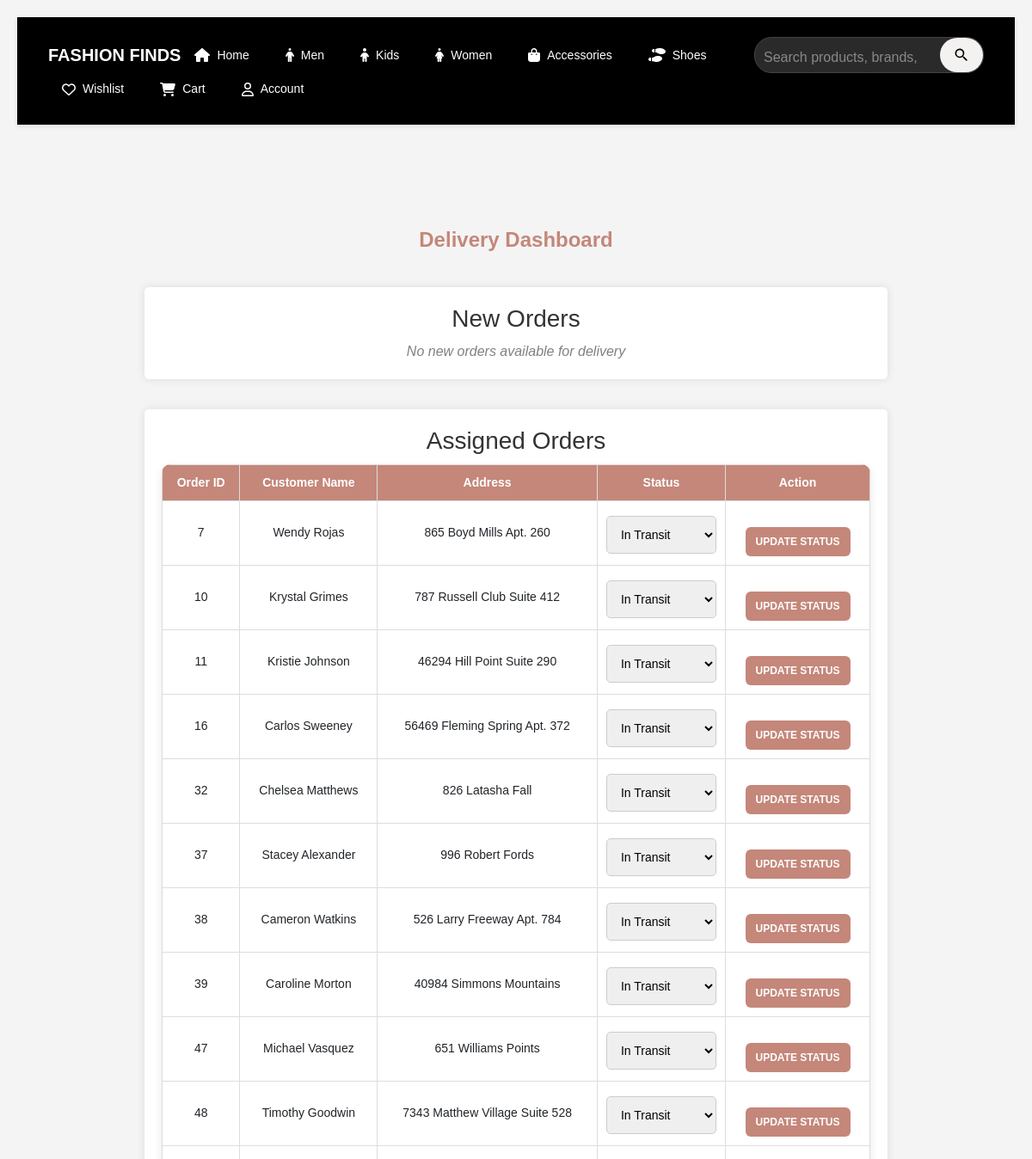
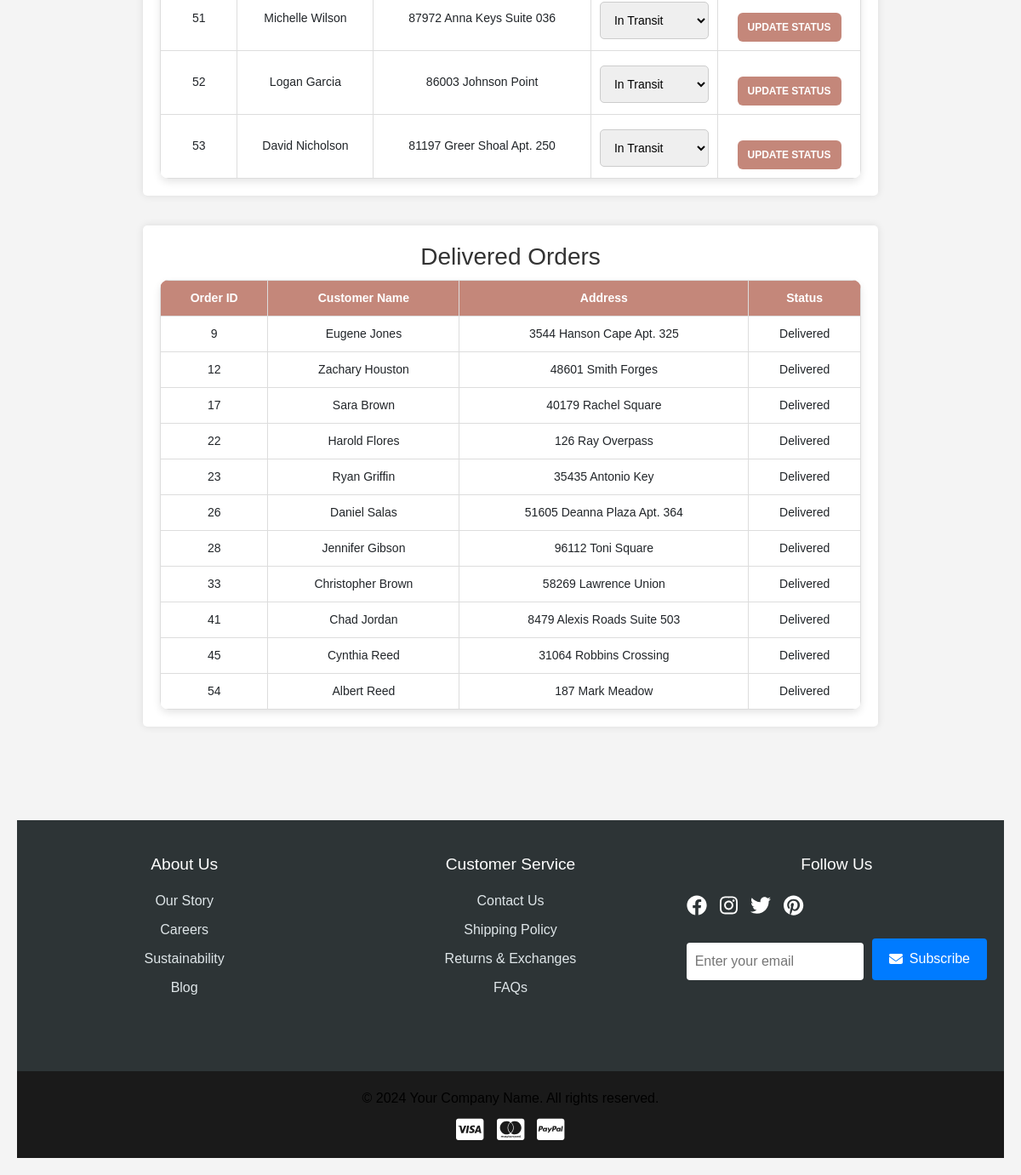
The page /delivery/dashboard (signed in) on the database its author committed (2 pictures, top to bottom).
### app/models.py (models this page shows, shortened)
class Order(db.Model):
    __tablename__ = 'orders'
    id = db.Column(db.Integer, primary_key=True)
    user_id = db.Column(db.Integer, db.ForeignKey('users.id'), nullable=False)
    total_price = db.Column(db.Float, nullable=False)
    status = db.Column(db.String(50), nullable=False, default="Pending")  # ('Pending', 'Shipped', 'Delivered', 'Cancelled')
    order_date = db.Column(db.DateTime, nullable=False, default=lambda: datetime.now(timezone.utc))
    delivery_date = db.Column(db.DateTime, nullable=True)
    order_items = db.relationship('OrderItem', backref='order', lazy=True, cascade="all, delete-orphan")
    delivery_person_id = db.Column(db.Integer, db.ForeignKey('users.id'), nullable=True)
    customer_name = db.Column(db.String(100), nullable=False)
    address_line_1 = db.Column(db.String(100), nullable=False)
    state = db.Column(db.String(100), nullable=False)
    city = db.Column(db.String(100), nullable=False)
    pincode = db.Column(db.String(20), nullable=False)
    mail = db.Column(db.String(50), nullable=False)

### app/delivery.py (the view)
@delivery_bp.route('/dashboard')
@login_required
def dashboard():
    person = current_user
    if not person:
        return "User not found", 404  # Handle non-existent users
    available_orders = Order.query.filter_by(city=person.city, delivery_person_id=None).all()
    delivered_orders = Order.query.filter_by(status="Delivered", delivery_person_id=person.id).all()
    assigned_orders = Order.query.filter(Order.delivery_person_id == person.id, Order.status != "Delivered").all()
    return render_template('delivery_dashboard.html', person=person, new_orders=available_orders, assigned_orders=assigned_orders, delivered=delivered_orders)

### app/templates/delivery_dashboard.html (shortened to what this page needs)
{% extends "base.html" %}
{% block content %}
<link rel="stylesheet" href="{{ url_for('static', filename='css/delivery.css') }}">
    <h2 class="title" style="color: #C4877A; font-size: 30 px; font-weight: bold;">Delivery Dashboard</h2>
    <div class="container">
        <div class="section">
            <h3>New Orders</h3>
            {% if new_orders %}
                <table>
                    <tr>
                        <th>Order ID</th>
                        <th>Customer Name</th>
                        <th>Address</th>
                        <th>Action</th>
                    </tr>
                    {% for order in new_orders %}
                    <tr>
                        <td>{{ order.id }}</td>
                        <td>{{ order.customer_name }}</td>
                        <td>{{ order.address_line_1 }}</td>
                        <td>
                            <a href="{{ url_for('delivery.assign_delivery', order_id=order.id) }}">
                                <button class="btn btn-update-status" type="button">Assign Me</button>
                            </a>
                        </td>
                    </tr>
                    {% endfor %}
                </table>
            {% else %}
                <p class="empty">No new orders available for delivery</p>
            {% endif %}
        </div>
        <div class="section">
            <h3>Assigned Orders</h3>
            {% if assigned_orders %}
                <table>
                    <tr>
                        <th>Order ID</th>
                        <th>Customer Name</th>
                        <th>Address</th>
                        <th>Status</th>
                        <th>Action</th>
                    </tr>
                    {% for order in assigned_orders %}
                    <tr>
                        <td>{{ order.id }}</td>
                        <td>{{ order.customer_name }}</td>
                        <td>{{ order.address_line_1 }}</td>
                        <td>
                            <select class="statusSelect" data-order-id="{{ order.id }}">
                                <option value="In Transit" {% if order.delivery_status == "In Transit" %}selected{% endif %}>In Transit</option>
                            </select>
                        </td>
                        <td>
                            <a href="{{ url_for('delivery.update_status', order_id=order.id, status=order.delivery_status) }}" id="updateStatusLink-{{ order.id }}">
                                <button class="btn btn-update-status">Update Status</button>
                            </a>
                        </td>
                    </tr>
                    {% endfor %}
                </table>
            {% else %}
                <p class="empty">No assigned orders</p>
            {% endif %}
        </div>
        <div class="section">
            <h3>Delivered Orders</h3>
            {% if delivered %}
                <table>
                    <tr>
                        <th>Order ID</th>
                        <th>Customer Name</th>
                        <th>Address</th>
                        <th>Status</th>
                    </tr>
                    {% for order in delivered %}
                    <tr>
                        <td>{{ order.id }}</td>
                        <td>{{ order.customer_name }}</td>
                        <td>{{ order.address_line_1 }}</td>
                        <td>{{ order.status }}</td>
                    </tr>
                    {% endfor %}
                </table>
            {% else %}
                <p class="empty">No delivered orders</p>
            {% endif %}
        </div>
    </div>
{% endblock %}

### app/static/css/style.css (style rules this page uses)
* { margin: 0; padding: 0; box-sizing: border-box; font-family: Arial, sans-serif; }
.container { display: flex; flex-wrap: wrap; gap: 20px; justify-content: center; padding: 20px; max-width: 1400px; margin: 0 auto; }
.container { display: flex; flex-wrap: wrap; justify-content: center; gap: 15px; width: 100%; max-width: 1200px; }
body { font-family: Arial, sans-serif; margin: 0; padding: 0; }
p { font-size: 16px; color: black; margin: 0; }
a { text-decoration: none; }
html, body { height: 100%; margin: 0; overflow-x: hidden; }
input, textarea, select { margin-top: 5px; padding: 12px; border-radius: 5px; border: 1px solid #ccc; font-size: 1em; width: 100%; }
button { background-color: #262626; color: #f5f5f5; cursor: pointer; border: none; padding: 12px; border-radius: 5px; font-size: 1em; transition: background-color 0.3s; }
a { color: black; text-decoration: none; }
.btn { display: inline-block; padding: 12px; margin-top: 20px; background-color: #262626; color: #f5f5f5; border: none; border-radius: 5px; cursor: pointer; text-decoration: none; transition: background-color 0.3s; }

### app/static/css/delivery.css (style rules this page uses)
body { font-family: Arial, sans-serif; background-color: #f4f4f4; margin: 0; padding: 20px; text-align: center; }
.title { color: green; font-size: 24px; margin-top: 70px; margin-bottom: 20px; }
.container { max-width: 100%; margin-bottom: 50px; display: flex; flex-direction: column; align-items: center; }
.section { background: white; padding: 20px; width: 80%; margin-bottom: 20px; box-shadow: 0 0 10px rgba(0, 0, 0, 0.1); border-radius: 5px; }
h3 { color: #333; margin-bottom: 10px; }
table { width: 100%; border-collapse: collapse; background: white; border-radius: 10px; overflow: hidden; box-shadow: 0px 4px 10px rgba(0, 0, 0, 0.1); }
th, td { padding: 10px; text-align: center; border-bottom: 1px solid #ddd; border: 1px solid #ddd; font-size: 14px; }
th { background-color: #C4877A; color: white; }
.empty { font-style: italic; color: gray; }
button { background-color: green; color: white; border: none; padding: 5px 10px; cursor: pointer; }
.btn { padding: 8px 12px; border: none; border-radius: 6px; font-size: 12px; cursor: pointer; transition: 0.3s; text-transform: uppercase; font-weight: bold; }
.btn-update-status { background-color: #C4877A; color: white; }

### rows shown on the page
Order: id "7", customer_name "Wendy Rojas", address_line_1 "865 Boyd Mills Apt. 260", id "In Transit"
Order: id "10", customer_name "Krystal Grimes", address_line_1 "787 Russell Club Suite 412", id "In Transit"
Order: id "11", customer_name "Kristie Johnson", address_line_1 "46294 Hill Point Suite 290", id "In Transit"
Order: id "16", customer_name "Carlos Sweeney", address_line_1 "56469 Fleming Spring Apt. 372", id "In Transit"
Order: id "32", customer_name "Chelsea Matthews", address_line_1 "826 Latasha Fall", id "In Transit"
Order: id "37", customer_name "Stacey Alexander", address_line_1 "996 Robert Fords", id "In Transit"
Order: id "38", customer_name "Cameron Watkins", address_line_1 "526 Larry Freeway Apt. 784", id "In Transit"
Order: id "39", customer_name "Caroline Morton", address_line_1 "40984 Simmons Mountains", id "In Transit"
Order: id "47", customer_name "Michael Vasquez", address_line_1 "651 Williams Points", id "In Transit"
Order: id "48", customer_name "Timothy Goodwin", address_line_1 "7343 Matthew Village Suite 528", id "In Transit"
Order: id "51", customer_name "Michelle Wilson", address_line_1 "87972 Anna Keys Suite 036", id "In Transit"
Order: id "52", customer_name "Logan Garcia", address_line_1 "86003 Johnson Point", id "In Transit"
Order: id "53", customer_name "David Nicholson", address_line_1 "81197 Greer Shoal Apt. 250", id "In Transit"
Order: id "9", customer_name "Eugene Jones", address_line_1 "3544 Hanson Cape Apt. 325", status "Delivered"
Order: id "12", customer_name "Zachary Houston", address_line_1 "48601 Smith Forges", status "Delivered"
Order: id "17", customer_name "Sara Brown", address_line_1 "40179 Rachel Square", status "Delivered"
Order: id "22", customer_name "Harold Flores", address_line_1 "126 Ray Overpass", status "Delivered"
Order: id "23", customer_name "Ryan Griffin", address_line_1 "35435 Antonio Key", status "Delivered"
Order: id "26", customer_name "Daniel Salas", address_line_1 "51605 Deanna Plaza Apt. 364", status "Delivered"
Order: id "28", customer_name "Jennifer Gibson", address_line_1 "96112 Toni Square", status "Delivered"
Order: id "33", customer_name "Christopher Brown", address_line_1 "58269 Lawrence Union", status "Delivered"
Order: id "41", customer_name "Chad Jordan", address_line_1 "8479 Alexis Roads Suite 503", status "Delivered"
Order: id "45", customer_name "Cynthia Reed", address_line_1 "31064 Robbins Crossing", status "Delivered"
Order: id "54", customer_name "Albert Reed", address_line_1 "187 Mark Meadow", status "Delivered"
